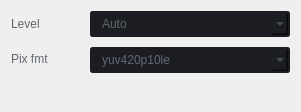
               <widget class="QWidget" name="layoutWidget_6">
                <property name="geometry">
                 <rect>
                  <x>40</x>
                  <y>270</y>
                  <width>301</width>
                  <height>112</height>
                 </rect>
                </property>
                <layout class="QHBoxLayout" name="horizontalLayout_10">
                 <item>
                  <layout class="QVBoxLayout" name="verticalLayout_17">
                   <property name="spacing">
                    <number>10</number>
                   </property>
                   <item>
                    <widget class="QLabel" name="label_credits_32">
                     <property name="minimumSize">
                      <size>
                       <width>0</width>
                       <height>25</height>
                      </size>
                     </property>
                     <property name="maximumSize">
                      <size>
                       <width>16777215</width>
                       <height>28</height>
                      </size>
                     </property>
                     <property name="styleSheet">
                      <string notr="true">color: rgb(98, 103, 111);</string>
                     </property>
                     <property name="text">
                      <string>Level</string>
                     </property>
                    </widget>
                   </item>
                   <item>
                    <widget class="QLabel" name="label_credits_23">
                     <property name="minimumSize">
                      <size>
                       <width>0</width>
                       <height>26</height>
                      </size>
                     </property>
                     <property name="maximumSize">
                      <size>
                       <width>16777215</width>
                       <height>26</height>
                      </size>
                     </property>
                     <property name="styleSheet">
                      <string notr="true">color: rgb(98, 103, 111);</string>
                     </property>
                     <property name="text">
                      <string>Pix fmt</string>
                     </property>
                    </widget>
                   </item>
                   <item>
                    <spacer name="verticalSpacer_20">
                     <property name="orientation">
                      <enum>Qt::Vertical</enum>
                     </property>
                     <property name="sizeHint" stdset="0">
                      <size>
                       <width>20</width>
                       <height>40</height>
                      </size>
                     </property>
                    </spacer>
                   </item>
                  </layout>
                 </item>
                 <item>
                  <layout class="QVBoxLayout" name="verticalLayout_18">
                   <property name="spacing">
                    <number>10</number>
                   </property>
                   <item>
                    <widget class="QComboBox" name="comboBox_level">
                     <property name="enabled">
                      <bool>false</bool>
                     </property>
                     <property name="minimumSize">
                      <size>
                       <width>200</width>
                       <height>26</height>
                      </size>
                     </property>
                     <property name="maximumSize">
                      <size>
                       <width>200</width>
                       <height>26</height>
                      </size>
                     </property>
                     <property name="autoFillBackground">
                      <bool>false</bool>
                     </property>
                     <property name="styleSheet">
                      <string notr="true">QComboBox{
	color: rgb(210, 210, 210);
	background-color: rgb(27, 29, 35);
	border-radius: 3px;
	border: 2px solid rgb(27, 29, 35);
	padding: 3px;
	padding-left: 10px;
}
QComboBox:disabled{
	color: rgb(98, 103, 111);
	background-color: rgb(27, 29, 35);
	border-radius: 3px;
	border: 2px solid rgb(27, 29, 35);
	padding: 3px;
	padding-left: 10px;
}
QComboBox:hover{
	border: 2px solid rgb(64, 71, 88);
}
QComboBox::drop-down {
	subcontrol-origin: padding;
	subcontrol-position: top right;
	width: 25px; 
	border-left-width: 3px;
	border-left-color: rgba(39, 44, 54, 150);
	border-left-style: solid;
	border-top-right-radius: 3px;
	border-bottom-right-radius: 3px;	
	background-image: url(:/16x16/icons/16x16/cil-arrow-bottom.png);
	background-position: center;
	background-repeat: no-reperat;
 }
QComboBox QAbstractItemView {
	color: rgb(85, 170, 255);	
	background-color: rgb(27, 29, 35);
	padding: 10px;
	selection-background-color: rgb(39, 44, 54);
}</string>
                     </property>
                     <property name="editable">
                      <bool>false</bool>
                     </property>
                     <property name="currentIndex">
                      <number>0</number>
                     </property>
                     <property name="maxCount">
                      <number>20</number>
                     </property>
                     <property name="iconSize">
                      <size>
                       <width>16</width>
                       <height>16</height>
                      </size>
                     </property>
                     <property name="placeholderText">
                      <string notr="true"/>
                     </property>
                     <property name="frame">
                      <bool>true</bool>
                     </property>
                     <item>
                      <property name="text">
                       <string>Auto</string>
                      </property>
                     </item>
                    </widget>
                   </item>
                   <item>
                    <widget class="QComboBox" name="comboBox_pixfmt">
                     <property name="enabled">
                      <bool>false</bool>
                     </property>
                     <property name="minimumSize">
                      <size>
                       <width>200</width>
                       <height>26</height>
                      </size>
                     </property>
                     <property name="maximumSize">
                      <size>
                       <width>200</width>
                       <height>26</height>
                      </size>
                     </property>
                     <property name="autoFillBackground">
                      <bool>false</bool>
                     </property>
                     <property name="styleSheet">
                      <string notr="true">QComboBox{
	color: rgb(210, 210, 210);
	background-color: rgb(27, 29, 35);
	border-radius: 3px;
	border: 2px solid rgb(27, 29, 35);
	padding: 3px;
	padding-left: 10px;
}
QComboBox:disabled{
	color: rgb(98, 103, 111);
	background-color: rgb(27, 29, 35);
	border-radius: 3px;
	border: 2px solid rgb(27, 29, 35);
	padding: 3px;
	padding-left: 10px;
}
QComboBox:hover{
	border: 2px solid rgb(64, 71, 88);
}
QComboBox::drop-down {
	subcontrol-origin: padding;
	subcontrol-position: top right;
	width: 25px; 
	border-left-width: 3px;
	border-left-color: rgba(39, 44, 54, 150);
	border-left-style: solid;
	border-top-right-radius: 3px;
	border-bottom-right-radius: 3px;	
	background-image: url(:/16x16/icons/16x16/cil-arrow-bottom.png);
	background-position: center;
	background-repeat: no-reperat;
 }
QComboBox QAbstractItemView {
	color: rgb(85, 170, 255);	
	background-color: rgb(27, 29, 35);
	padding: 10px;
	selection-background-color: rgb(39, 44, 54);
}</string>
                     </property>
                     <property name="editable">
                      <bool>false</bool>
                     </property>
                     <property name="currentIndex">
                      <number>2</number>
                     </property>
                     <property name="maxCount">
                      <number>20</number>
                     </property>
                     <property name="iconSize">
                      <size>
                       <width>16</width>
                       <height>16</height>
                      </size>
                     </property>
                     <property name="placeholderText">
                      <string notr="true"/>
                     </property>
                     <property name="frame">
                      <bool>true</bool>
                     </property>
                     <item>
                      <property name="text">
                       <string>yuv444p10</string>
                      </property>
                     </item>
                     <item>
                      <property name="text">
                       <string>yuv422p10le</string>
                      </property>
                     </item>
                     <item>
                      <property name="text">
                       <string>yuv420p10le</string>
                      </property>
                     </item>
                     <item>
                      <property name="text">
                       <string>yuv420p</string>
                      </property>
                     </item>
                     <item>
                      <property name="text">
                       <string>p010le</string>
                      </property>
                     </item>
                     <item>
                      <property name="text">
                       <string>Auto</string>
                      </property>
                     </item>
                    </widget>
                   </item>
                   <item>
                    <spacer name="verticalSpacer_21">
                     <property name="orientation">
                      <enum>Qt::Vertical</enum>
                     </property>
                     <property name="sizeHint" stdset="0">
                      <size>
                       <width>20</width>
                       <height>40</height>
                      </size>
                     </property>
                    </spacer>
                   </item>
                  </layout>
                 </item>
                </layout>
               </widget>
